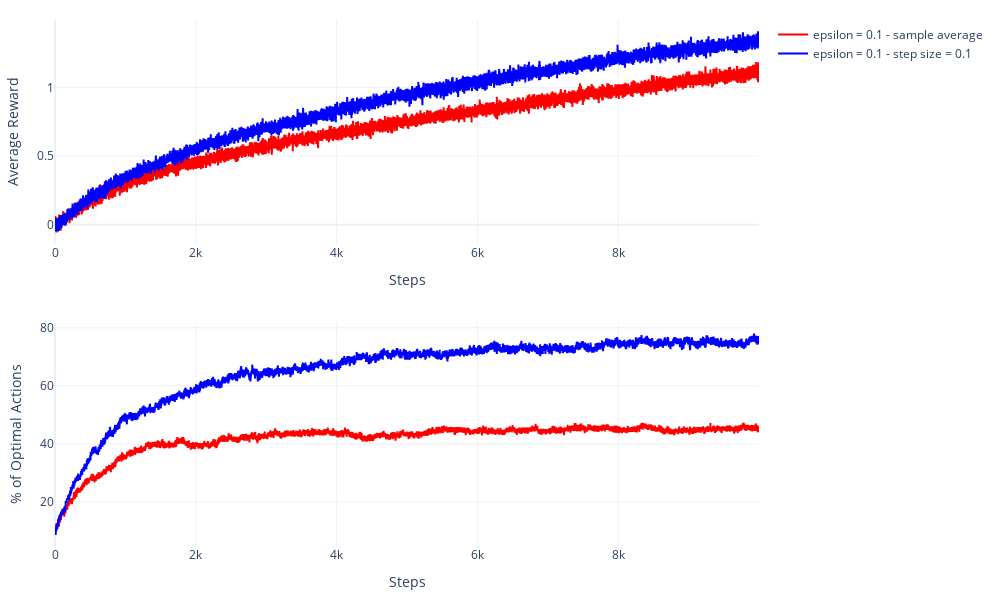

Notebook cell for this chart:
### Code cell
fig = make_subplots(rows=2, cols=1)

fig.add_trace(trace=go.Scatter(
    y=average_rewards[0],
    marker=dict(color="red"),
    name="epsilon = 0.1 - sample average",
), row=1, col=1)
fig.add_trace(trace=go.Scatter(
    y=average_rewards[1],
    marker=dict(color="blue"),
    name="epsilon = 0.1 - step size = 0.1",
), row=1, col=1)

fig.add_trace(trace=go.Scatter(
    y=optimal_action_pct[0],
    marker=dict(color="red"),
    showlegend=False
), row=2, col=1)
fig.add_trace(trace=go.Scatter(
    y=optimal_action_pct[1],
    marker=dict(color="blue"),
    showlegend=False
), row=2, col=1)

fig.update_xaxes(title_text="Steps", row=1, col=1)
fig.update_xaxes(title_text="Steps", row=2, col=1)
fig.update_yaxes(title_text="Average Reward", row=1, col=1)
fig.update_yaxes(title_text="% of Optimal Actions", row=2, col=1)
fig.update_layout(
    template="plotly_white",
    margin=dict(l=50, r=30, t=20, b=40),
    width=1000,
    height=600,
)
fig.show()

### Figure 1 — Plotly figure (JSON) as saved in the notebook; plotly's stock layout.template omitted (floating-point values rounded to 4 significant figures; data arrays with more than 128 entries replaced by an {"elided": "..."} marker saying what was removed)
{"data": [{"marker": {"color": "red"}, "name": "epsilon = 0.1 - sample average", "type": "scatter", "xaxis": "x", "y": {"elided": "10000 float values"}, "yaxis": "y"}, {"marker": {"color": "blue"}, "name": "epsilon = 0.1 - step size = 0.1", "type": "scatter", "xaxis": "x", "y": {"elided": "10000 float values"}, "yaxis": "y"}, {"marker": {"color": "red"}, "showlegend": false, "type": "scatter", "xaxis": "x2", "y": {"elided": "10000 float values"}, "yaxis": "y2"}, {"marker": {"color": "blue"}, "showlegend": false, "type": "scatter", "xaxis": "x2", "y": {"elided": "10000 float values"}, "yaxis": "y2"}], "layout": {"height": 600, "margin": {"b": 40, "l": 50, "r": 30, "t": 20}, "width": 1000, "xaxis": {"anchor": "y", "domain": [0, 1], "title": {"text": "Steps"}}, "xaxis2": {"anchor": "y2", "domain": [0, 1], "title": {"text": "Steps"}}, "yaxis": {"anchor": "x", "domain": [0.575, 1], "title": {"text": "Average Reward"}}, "yaxis2": {"anchor": "x2", "domain": [0, 0.425], "title": {"text": "% of Optimal Actions"}}}}
